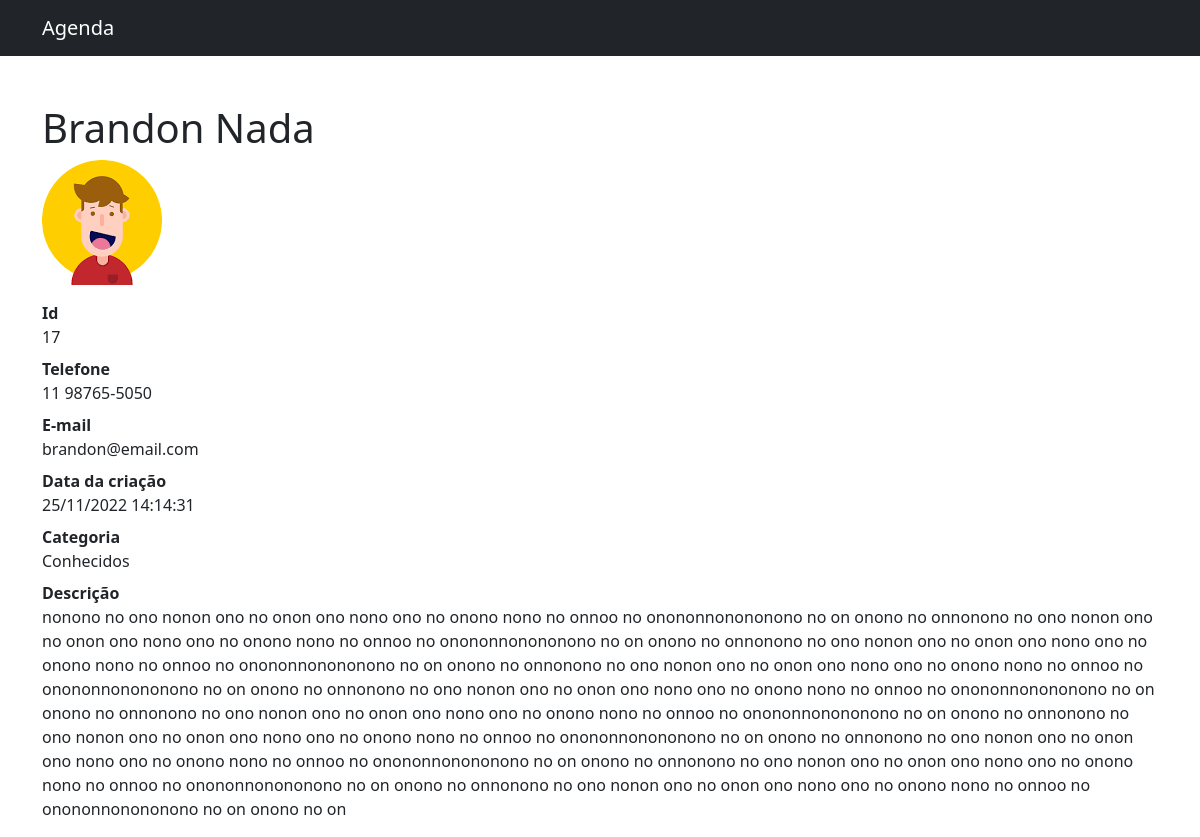
/17, run on the app's committed database.
### contato/models.py (models this page shows, shortened)
class Contato(models.Model):
    nome = models.CharField(max_length=255)
    sobrenome = models.CharField(max_length=255, blank=True)
    telefone = models.CharField(max_length=255)
    email = models.CharField(max_length=255, blank=True)
    data_criacao = models.DateTimeField(default=timezone.now)
    descricao = models.TextField(blank=True)
    categoria = models.ForeignKey(Categoria, on_delete=models.DO_NOTHING)
    mostrar = models.BooleanField(default=True)
    foto = models.ImageField(blank=True, upload_to='fotos/%Y/%m/')

class Categoria(models.Model):
    nome = models.CharField(max_length=255)
    def __str__(self):
        return self.nome

### contato/views.py (the view)
# urls.py: path('<int:id>', views.detail, name='detail')
def detail(request, id):
    contato = get_object_or_404(Contato, id=id)
    if not contato.mostrar:
        raise Http404()
    return render(request, 'contato/detail.html', {
        'contato': contato
    })

### contato/templates/contato/detail.html (shortened to what this page needs)
{% extends 'base.html' %}
{% block 'conteudo' %}
<h1 class="mt-5">{{ contato.nome }} {{ contato.sobrenome }}</h1>
{% if contato.foto %}
  <p>
    <img src="{{ contato.foto.url }}" style="max-width: 250px; height: auto;">
  </p>
{% endif %}
<dl>
  <dt>Id</dt>
  <dd>{{ contato.id }}</dd>
  <dt>Telefone</dt>
  <dd>{{ contato.telefone }}</dd>
  <dt>E-mail</dt>
  <dd>{{ contato.email }}</dd>
  <dt>Data da criação</dt>
  <dd>{{ contato.data_criacao | date:'d/m/Y H:i:s' }}</dd>
  <dt>Categoria</dt>
  <dd>{{ contato.categoria }}</dd>
  <dt>Descrição</dt>
  <dd>{{ contato.descricao }}</dd>
</dl>
{% endblock %}

### data on the page
Contato: nome "Brandon", sobrenome "Nada", foto (picture), id "17", telefone "11 98765-5050", email "brandon@email.com", data_criacao "25/11/2022 14:14:31", categoria "Conhecidos", descricao "nonono no ono nonon ono no onon ono nono ono no onono nono no onnoo no onononnonononono no on onono no onnonono no ono nonon ono no onon ono nono ono no onono nono no onnoo no onononnonononono no on onono no onnonono no ono nonon ono no onon ono nono ono no onono nono no onnoo no onononnonononono no on onono no onnonono no ono nonon ono no onon ono nono ono no onono nono no onnoo no onononnonononono no on onono no onnonono no ono nonon ono no onon ono nono ono no onono nono no onnoo no onononnonononono no on onono no onnonono no ono nonon ono no onon ono nono ono no onono nono no onnoo no onononnonononono no on onono no onnonono no ono nonon ono no onon ono nono ono no onono nono no onnoo…"
